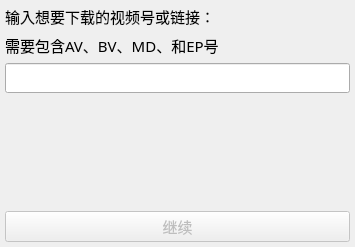
<?xml version="1.0" encoding="UTF-8"?>
<ui version="4.0">
 <class>InputSetupWidget</class>
 <widget class="QWidget" name="InputSetupWidget">
  <property name="geometry">
   <rect>
    <x>0</x>
    <y>0</y>
    <width>355</width>
    <height>247</height>
   </rect>
  </property>
  <property name="font">
   <font>
    <family>HarmonyOS Sans SC</family>
    <pointsize>11</pointsize>
   </font>
  </property>
  <property name="windowTitle">
   <string>Form</string>
  </property>
  <layout class="QVBoxLayout" name="verticalLayout">
   <property name="leftMargin">
    <number>5</number>
   </property>
   <property name="topMargin">
    <number>5</number>
   </property>
   <property name="rightMargin">
    <number>5</number>
   </property>
   <property name="bottomMargin">
    <number>5</number>
   </property>
   <item>
    <widget class="QLabel" name="label">
     <property name="text">
      <string>输入想要下载的视频号或链接：</string>
     </property>
    </widget>
   </item>
   <item>
    <widget class="QLabel" name="label_2">
     <property name="text">
      <string>需要包含AV、BV、MD、和EP号</string>
     </property>
    </widget>
   </item>
   <item>
    <widget class="QLineEdit" name="line_input">
     <property name="styleSheet">
      <string notr="true">font: 11pt &quot;HarmonyOS Sans SC&quot;;</string>
     </property>
    </widget>
   </item>
   <item>
    <widget class="QLabel" name="label_hint">
     <property name="text">
      <string/>
     </property>
     <property name="alignment">
      <set>Qt::AlignCenter</set>
     </property>
    </widget>
   </item>
   <item>
    <spacer name="verticalSpacer">
     <property name="orientation">
      <enum>Qt::Vertical</enum>
     </property>
     <property name="sizeHint" stdset="0">
      <size>
       <width>20</width>
       <height>40</height>
      </size>
     </property>
    </spacer>
   </item>
   <item>
    <widget class="QPushButton" name="button_next">
     <property name="enabled">
      <bool>false</bool>
     </property>
     <property name="text">
      <string>继续</string>
     </property>
    </widget>
   </item>
  </layout>
 </widget>
 <resources/>
 <connections/>
</ui>
